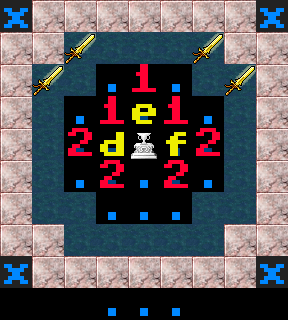

The image is a tile-based game level rendered from a .tmx file. Its description and complete source (layers, tilesets, objects, tile grids) follow:
An orthogonal 9x10 tile map with 32x32 px tiles, 3 tile layers (Tile Layer, Feature Layer, Tag Layer), 2 tilesets.

<map version="2017.05.26" orientation="orthogonal" renderorder="right-down" width="9" height="10" tilewidth="32" tileheight="32" backgroundcolor="#000000" nextobjectid="1">
 <properties>
  <property name="code" value=": ee_ely(_G)" />
  <property name="tags" value="ee_9x9" />
 </properties>
 <tileset firstgid="1" source="../tilesets/features.tsx" />
 <tileset firstgid="205" source="../tilesets/basic.tsx" />
 <layer name="Tile Layer" width="9" height="10">
  <data encoding="csv">
206,231,231,231,231,231,231,231,206,
231,231,217,217,217,217,217,231,231,
231,217,217,205,205,205,217,217,231,
231,217,205,205,205,205,205,217,231,
231,217,205,205,205,205,205,217,231,
231,217,205,205,205,205,205,217,231,
231,217,217,205,205,205,217,217,231,
231,231,217,217,217,217,217,231,231,
206,231,231,231,231,231,231,231,206,
0,0,0,205,205,205,0,0,0
</data>
 </layer>
 <layer name="Feature Layer" width="9" height="10">
  <data encoding="csv">
0,0,0,0,0,0,0,0,0,
0,0,16,0,0,0,16,0,0,
0,16,0,0,28,0,0,16,0,
0,0,0,28,18,28,0,0,0,
0,0,29,17,43,19,29,0,0,
0,0,0,29,0,29,0,0,0,
0,0,0,0,0,0,0,0,0,
0,0,0,0,0,0,0,0,0,
0,0,0,0,0,0,0,0,0,
0,0,0,0,0,0,0,0,0
</data>
 </layer>
 <layer name="Tag Layer" width="9" height="10">
  <data encoding="csv">
0,0,0,0,0,0,0,0,0,
0,0,0,0,0,0,0,0,0,
0,0,0,0,0,0,0,0,0,
0,0,0,0,0,0,0,0,0,
0,0,0,0,0,0,0,0,0,
0,0,0,0,0,0,0,0,0,
0,0,0,0,0,0,0,0,0,
0,0,0,0,0,0,0,0,0,
0,0,0,0,0,0,0,0,0,
0,0,0,0,0,0,0,0,0
</data>
 </layer>
 <objectgroup name="Scripting Layer" />
</map>
